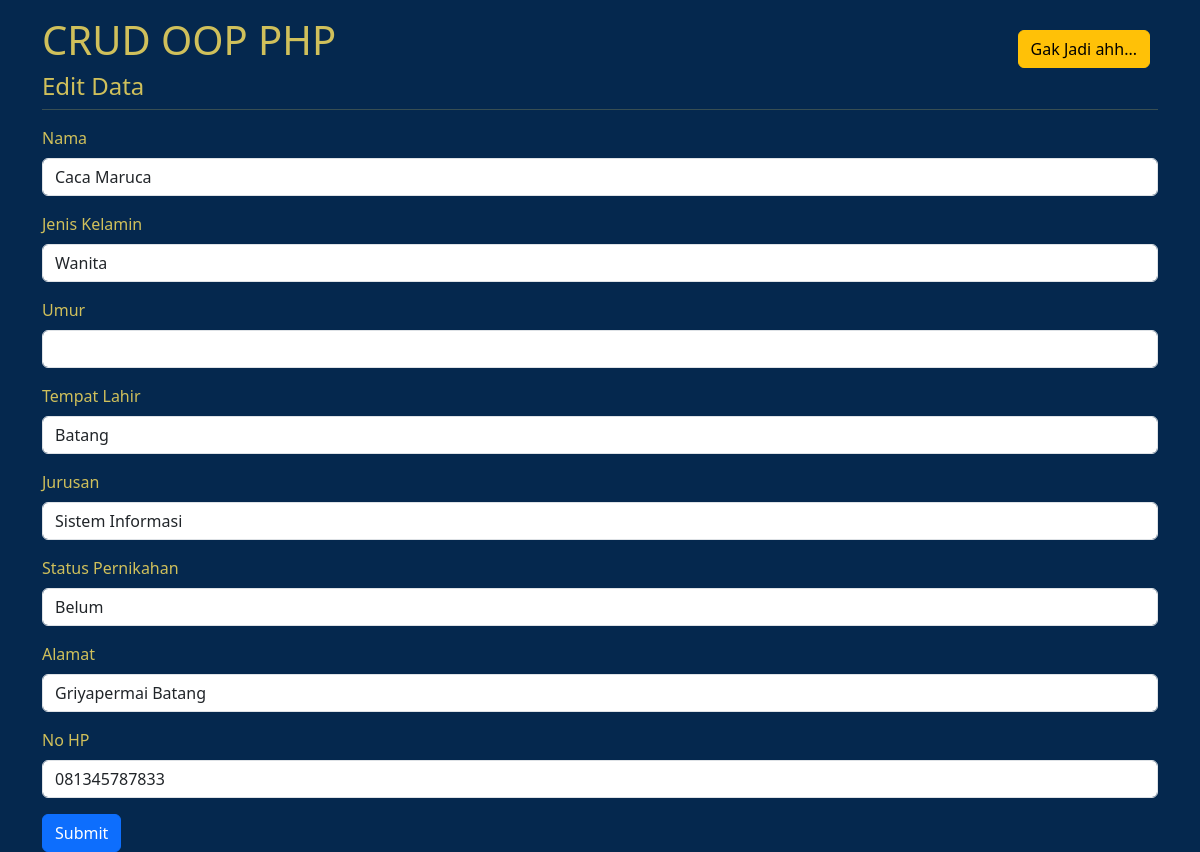
Page /edit.php?id=2 on the committed database.
### tables this page shows
CREATE TABLE `tb_users0057` (
  `id` int(10) NOT NULL,
  `nama` varchar(255) NOT NULL,
  `jenis_kelamin` enum('Pria','Wanita') NOT NULL,
  `umur` tinyint(4) NOT NULL,
  `tempat_lahir` varchar(30) NOT NULL,
  `status` enum('Nikah','Belum') NOT NULL,
  `jurusan` varchar(20) NOT NULL,
  `alamat` varchar(255) NOT NULL,
  `nohp` char(13) NOT NULL
);

### database.php (called while the page is built, shortened)
<?php
    class Database0057{
        public $host = "localhost";
        public $username = "root";
        public $password = "";
        public $database = "db_php0057";
        public $connect;
        function __construct()
        {
            $this->connect = mysqli_connect($this->host, $this->username, $this->password);
            mysqli_select_db($this->connect, $this->database);
        }
        function editdata($id)
        {
            $data = mysqli_query($this->connect, "SELECT * FROM tb_users0057 WHERE id=$id");
            $rows = mysqli_fetch_all($data, MYSQLI_ASSOC);
            return $rows;
        }
    }
?>

### edit.php (the view, shortened to what this page needs)
<?php
    include "database.php";
    $db = new Database0057;
    $detail = $db-> editdata($_GET['id']);
?>
<!doctype html>
<html lang="en">
  <head>
    <link href="https://cdn.jsdelivr.net/npm/bootstrap@5.3.3/dist/css/bootstrap.min.css"
    rel="stylesheet"
>
  </head>
  <body>
    <div class="container mt-3">
        <h1>CRUD OOP PHP</h1>
        <h4>Edit Data</h4>
        <hr class="mt-0">
        <form method="POST" action="proses.php?aksi=update">
            <?php
                foreach ($detail as $dataUser) {
            ?>
            <div class="mb-3">
                <label for="nama" class="form-label">Nama</label>
                <input type="text" class="form-control" id="nama" name="nama"
                value="<?php echo $dataUser ['nama'] ?>" required>
            </div>
            <div class="mb-3">
                <label for="jenis_kelamin" class="form-label">Jenis Kelamin</label>
                <select class="form-control" id="jenis_kelamin" name="jenis_kelamin" required>
                    <option> <?php echo $dataUser ['jenis_kelamin'] ?> </option>
                </select>
            </div>
            <div class="mb-3">
                <label for="umur" class="form-label">Umur</label>
                <input type="number" class="form-control" id="umur" name="umur"
                value="<?php echo $dataUser ['umur'] ?> " required>
            </div>
            <div class="mb-3">
                <label for="tempat_lahir" class="form-label">Tempat Lahir</label>
                <input type="text" class="form-control" id="tempat_lahir" name="tempat_lahir"
                value="<?php echo $dataUser ['tempat_lahir'] ?>" required>
            </div>
            <div class="mb-3">
                <label for="jurusan" class="form-label">Jurusan</label>
                <input type="text" class="form-control" id="jurusan" name="jurusan"
                value="<?php echo $dataUser ['jurusan'] ?>" required>
            </div>
            <div class="mb-3">
            <label for="status" class="form-label">Status Pernikahan</label>
                <select name="status" class="form-control" id="status" required>
                    <option><?php echo $dataUser ['status'] ?></option>
                </select>
            </div>
            <div class="mb-3">
                <label for="alamat" class="form-label">Alamat</label>
                <input type="text" class="form-control" id="alamat" name="alamat"
                value="<?php echo $dataUser ['alamat'] ?>" required>
            </div>
            <div class="mb-3">
                <label for="nohp" class="form-label">No HP</label>
                <input type="text" class="form-control" id="nohp" name="nohp"
                value="<?php echo $dataUser ['nohp'] ?>" required>
            </div>
            <?php
                }
            ?>
            <button type="submit" class="btn btn-primary">Submit</button>
            <a href="index.php" class="btn btn-warning"
            style="position: absolute; top: 30px; right: 50px;"> Gak Jadi ahh...</a>
        </form>
    </div>
  </body>
</html>

### edit.php (style rules this page uses)
body { background-color:#05284e ; color: #D0C05B; }

### rows in the picture
tb_users0057: nama "Caca Maruca", jenis_kelamin "Wanita", tempat_lahir "Batang", jurusan "Sistem Informasi", status "Belum", alamat "Griyapermai Batang", nohp "081345787833"
